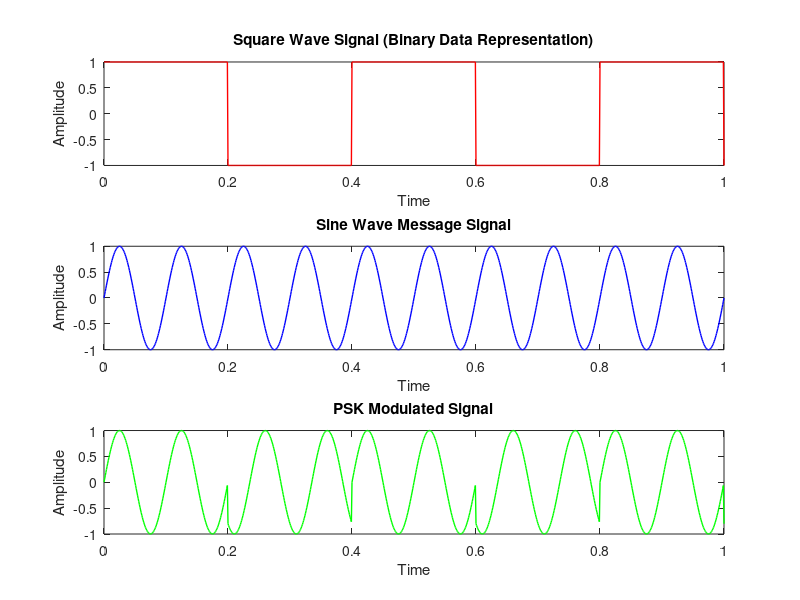

Recreate this plot in MATLAB.
clc;
clear;
close all;

% Parameters
Fs = 1000;    % Sampling frequency, Hz
T = 1/Fs;      % Sampling period
t = 0:T:1;     % Time vector from 0 to 1 second
F1 = 2.5;
f2 = 10;
%% 

% Generate a square wave signal (representing binary data)
square = square(2*pi*F1*t);

% Message signal
message = sin(2*pi*f2*t);

% BPSK modulation using the square wave
pskSignal = zeros(size(t));  % Initialize PSK signal
%% 

for i = 1:length(t)
    if square(i) == 1
        pskSignal(i) = sin(2*pi*f2*t(i));
    else
        pskSignal(i) = sin(2*pi*f2*t(i)+180);
    end
end
%% 

% Plotting

subplot(3,1,1);
plot(t, square, 'r-', 'LineWidth', 1);
title('Square Wave Signal (Binary Data Representation)');
xlabel('Time');
ylabel('Amplitude');
%% 

subplot(3,1,2);
plot(t, message, 'b-', 'LineWidth', 1);
title('Sine Wave Message Signal');
xlabel('Time');
ylabel('Amplitude');
%% 


subplot(3,1,3);
plot(t, pskSignal, 'g-', 'LineWidth', 1);
title('PSK Modulated Signal');
xlabel('Time');
ylabel('Amplitude');
